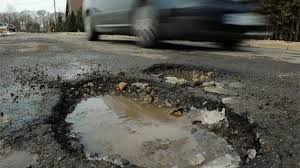
#> input picture image1.jpg, 300 x 168 px, given in place of the camera
$ python ten.py   (older library calls are emulated)
#> lines starting #> are read from the running program, lines starting #| are printed output that depends on the picture
#edge detction and gradient detction
import cv2
import numpy as np

cap = cv2.VideoCapture(0)

while True:
    # Take each frame
    _, frame = cap.read()
#> frame is the input picture: shape (168, 300, 3); mean B, G, R 82.2, 89.1, 89.5
    laplacian = cv2.Laplacian(frame, cv2.CV_64F)
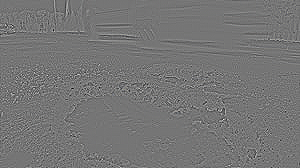
#> laplacian: shape (168, 300, 3) float64; mean B, G, R 0, 0, 0; drawn with min black and max white
    sobelx = cv2.Sobel(frame, cv2.CV_64F, 1, 0, ksize=5)
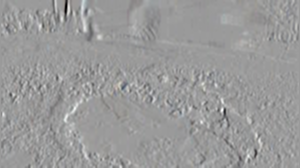
#> sobelx: shape (168, 300, 3) float64; mean B, G, R -21.1, -20, -17.7; drawn with min black and max white
    sobely = cv2.Sobel(frame, cv2.CV_64F, 0, 1, ksize=5)
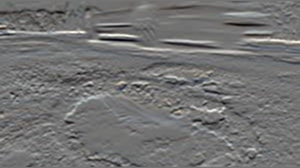
#> sobely: shape (168, 300, 3) float64; mean B, G, R -29.6, -24.1, -17; drawn with min black and max white
    edges=cv2.Canny(frame,100,200)
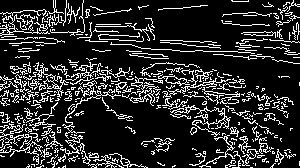
#> edges: shape (168, 300); 17.2% white in thin lines or dots

    cv2.imshow('Original', frame)
    cv2.imshow('laplacian',laplacian)
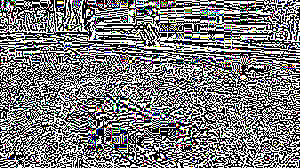
#> window 'laplacian': shape (168, 300, 3); mean B, G, R 123.6, 123, 122.9
    cv2.imshow('sobelx', sobelx)
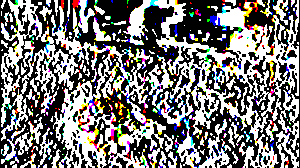
#> window 'sobelx': shape (168, 300, 3); mean B, G, R 118.8, 119.5, 121.2
    cv2.imshow('sobely', sobely)
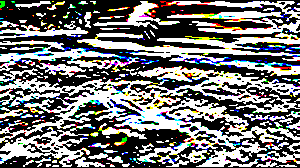
#> window 'sobely': shape (168, 300, 3); mean B, G, R 115.6, 116, 116
    cv2.imshow('sobely',edges)

    k = cv2.waitKey(5) & 0xFF
#> (key Esc is pressed here)
    if k == 27:
        break

cv2.destroyAllWindows()
cap.release()
